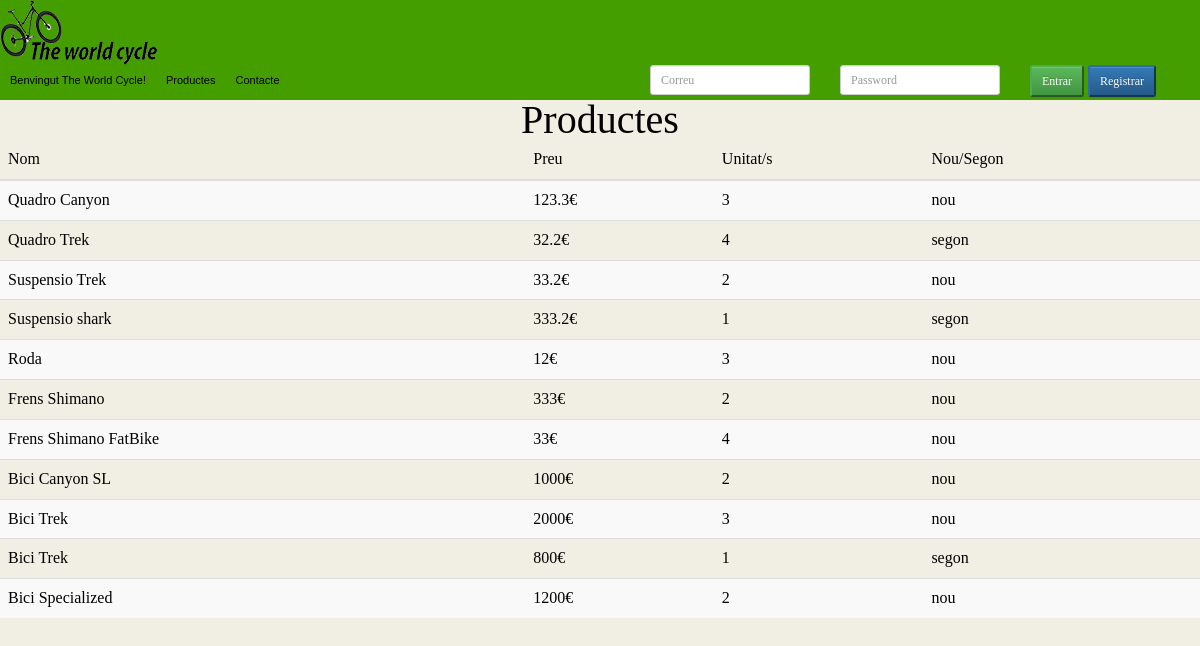
The page /productes.php on the database its author committed.
### tables this page shows
CREATE TABLE `producte` (
  `id` int(11) NOT NULL AUTO_INCREMENT,
  `nom` varchar(45) NOT NULL,
  `preu` float NOT NULL,
  `unitat` int(11) NOT NULL,
  `nou/segon` varchar(45) NOT NULL,
  PRIMARY KEY (`id`)
);

### BD.php (called while the page is built, shortened)
<?php
	function actalitzarProductesBD($con){
		$sql="SELECT * FROM producte";
		$qt=0;
		$producte = Array();
		if ($result=mysqli_query($con,$sql)){
		 	while ($row=mysqli_fetch_row($result)){
					$producte[$qt]=$row;
					$qt++;
			}
		}
		return $producte;
	}
?>

### productes.php (the view, shortened to what this page needs)
<html>
    <head>
        <link href="css/jquery-ui.css" rel="stylesheet">
        <link href="css/pnotify.custom.min.css" rel="stylesheet">
        <link rel="stylesheet" href="css/bootstrap-theme.css">
		<link rel="stylesheet" href="css/bootstrap.min.css">
        <link href="css/estil.css" rel="stylesheet">
    </head>
    <body>
        <div class="cos">
            <div id="qd_titol">
                <img src="img\logo\theworldcycle.png"/>
                <div id="formulari-usuari">
                	<?php
						if(isset($_SESSION['correu'])){
                    		echo "<form action='' method='post'>Benvingut ". $_SESSION['nom']."\n<input type='submit' class='btn btn-danger btn-sm' value='Tancar sessi&oacute;' name='tancarsessio'></form>";
						} else {
					?>
                	<div class="row">
                    	<form action="iniciarusuari.php" method="post">
                         	<div class="col-xs-4">
                        		<input type="text" class="form-control input-sm" id="correui" name="correui" placeholder="Correu">
                         	</div>
                         	<div class="col-xs-4">
                     			<input type="password" class="form-control input-sm" id="passwordi" name="passwordi" placeholder="Password">
                        	</div>
                            <div class="col-xs-4">
                             <button type="submit" class="button btn-success btn-sm"> Entrar </button>
                    		 <a href="registrar.php"><button type="button" class="button btn-primary btn-sm"> Registrar </button></a>
                        	</div>
                       	  </form>
                       </div>
                       <?php
						}
					   ?>
                </div>
                <ul id="botons_menu_hor">
                    <li><a href="index.php">Benvingut The World Cycle!</a></li>
                    <li><a href="productes.php">Productes</a></li>
                    <li><a href="contacte.php">Contacte</a></li>
                </ul>
            </div>
            <div id="qd_cos">
				<p>Productes</p>
                <table class="table table-striped">
                	<thead><tr><th>Nom</th><th>Preu</th><th>Unitat/s</th><th>Nou/Segon</th>
                    </tr></thead>
					<?php
                        include 'BD.php';
                        $con=connectBD();
                        $productes=actalitzarProductesBD($con);
						for($i=0;$i<count($productes);$i++){
                            echo "<tr><td>". $productes[$i][1]."</td><td> ". $productes[$i][2]."&euro;</td><td> ". $productes[$i][3]."</td><td> ". $productes[$i][4]."</td>";
							echo "</tr>";
                        }
                    ?>
                </table>
            </div>
        </div>
    </body>
</html>

### css/estil.css (style rules this page uses)
html, body, div, span, applet, object, iframe, h1, h2, h3, h4, h5, h6, p, blockquote, pre, a, abbr, acronym, address, big, cite, code, del, dfn, em, img, ins, kbd, q, s, samp, small, strike, strong, sub, sup, tt, var, b, u, i, center, dl, dt, dd, ol, ul, li, fieldset, form, label, legend, table, caption, tbody, tfoot, thead, tr, th, td, article, aside, canvas, details, embed, figure, figcaption, footer, header, hgroup, menu, nav, output, ruby, section, summary, time, mark, audio, video { margin: 0; padding: 0; border: 0; font-size: 100%; font: inherit; vertical-align: baseline; }
body { line-height: 1; }
ol, ul { list-style: none; }
table { border-collapse: collapse; border-spacing: 0; }
body { color:black; background-color:#f1eee3; }
.cos { position:relative; }
#qd_titol { background-color:#459e00; position:fixed; top:0px; left:0px; width:100%; height:100px; z-index:1; }
#qd_cos { position: absolute; width:100%; top:100px; }
#botons_menu_hor { position:relative; padding: 0; }
#botons_menu_hor li { display: inline; }
#botons_menu_hor li a { font-family: Arial; font-size:11px; color:black; text-decoration: none; float:left; padding: 10px; background-color:#459e00; }
#formulari-usuari { position:fixed; right:10px; }
p { font-size:40px; text-align:center; }

### rows shown on the page
producte: nom "Quadro Canyon", preu "123.3", unitat "3", value "nou"
producte: nom "Quadro Trek", preu "32.2", unitat "4", value "segon"
producte: nom "Suspensio Trek", preu "33.2", unitat "2", value "nou"
producte: nom "Suspensio shark", preu "333.2", unitat "1", value "segon"
producte: nom "Roda", preu "12", unitat "3", value "nou"
producte: nom "Frens Shimano", preu "333", unitat "2", value "nou"
producte: nom "Frens Shimano FatBike", preu "33", unitat "4", value "nou"
producte: nom "Bici Canyon SL", preu "1000", unitat "2", value "nou"
producte: nom "Bici Trek", preu "2000", unitat "3", value "nou"
producte: nom "Bici Trek", preu "800", unitat "1", value "segon"
producte: nom "Bici Specialized", preu "1200", unitat "2", value "nou"
